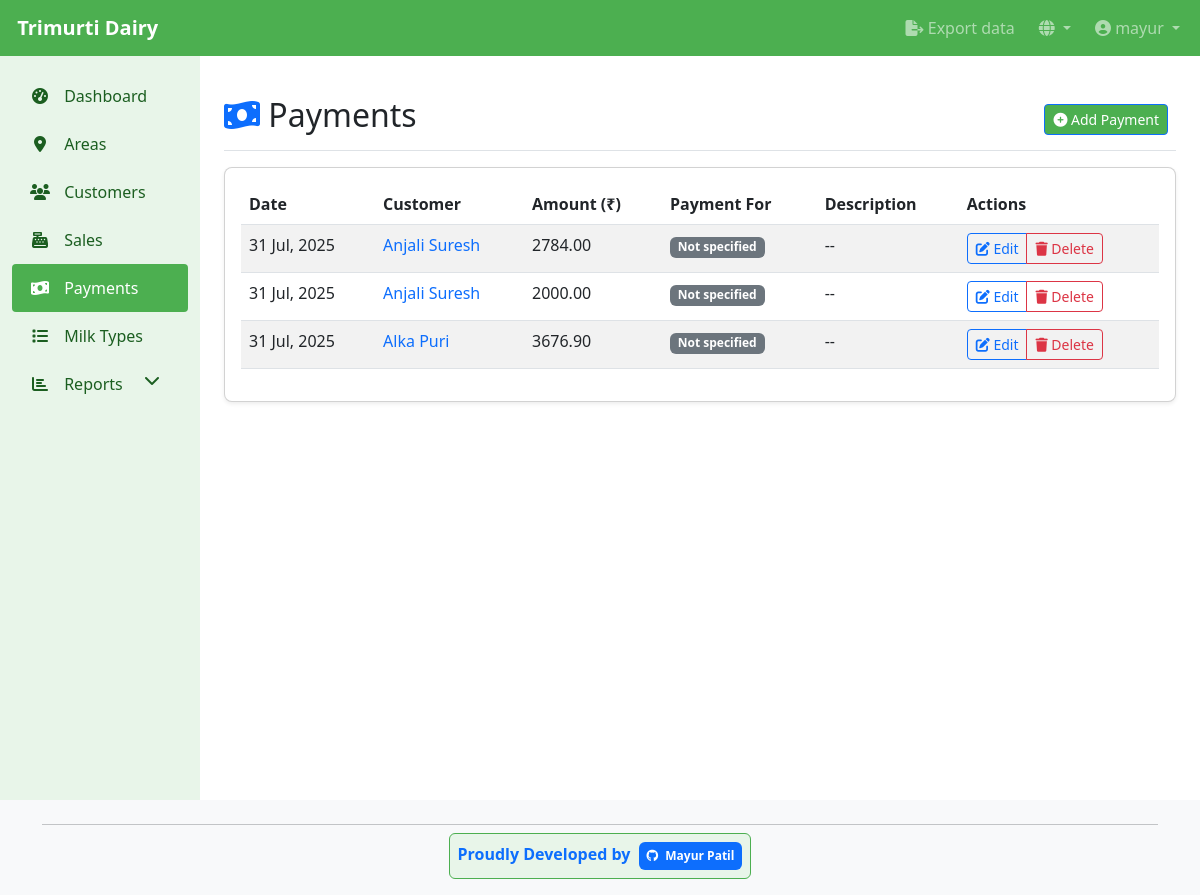
The app's page /en/dairy/payments/ (signed in), older data.
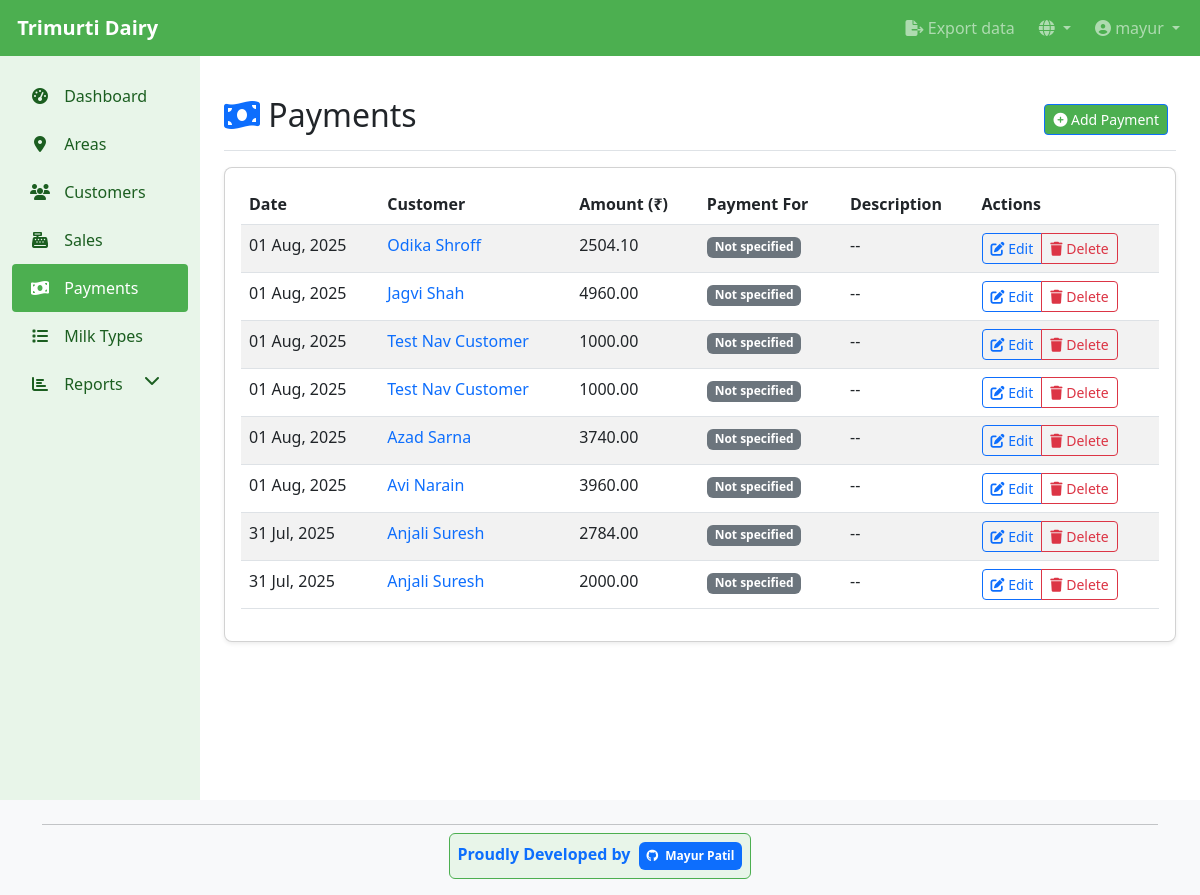
The same page, newer data.
### dairy_app/models.py (models this page shows, shortened)
class Payment(models.Model):
    user = models.ForeignKey(User, on_delete=models.CASCADE, related_name='payments')
    customer = models.ForeignKey(Customer, on_delete=models.CASCADE, related_name='payments')
    date = models.DateField(default=timezone.now)
    amount = models.DecimalField(max_digits=10, decimal_places=2)
    description = models.CharField(max_length=255, blank=True, null=True)
    payment_for_month = models.IntegerField(null=True, blank=True,
                                           help_text=_('Month number (1-12) this payment is for'))
    payment_for_year = models.IntegerField(null=True, blank=True,
                                          help_text=_('Year this payment is for'))
    created_at = models.DateTimeField(auto_now_add=True)
    updated_at = models.DateTimeField(auto_now=True)
    class Meta:
        ordering = ['-date']

class Customer(models.Model):
    user = models.ForeignKey(User, on_delete=models.CASCADE, related_name='customers')
    name = models.CharField(max_length=200)
    address = models.TextField(blank=True, null=True)
    phone = models.CharField(max_length=20, blank=True, null=True)
    milk_types = models.ManyToManyField(MilkType, related_name='customers')
    area = models.ForeignKey(Area, on_delete=models.SET_NULL, null=True, blank=True, related_name='customers')
    date_joined = models.DateTimeField(auto_now_add=True)
    class Meta:
        ordering = ['name']

### dairy_app/views.py (the view)
# urls.py: path('payments/', views.PaymentListView.as_view(), name='payment_list'),
class PaymentListView(LoginRequiredMixin, ListView):
    model = Payment
    template_name = 'dairy_app/payment_list.html'
    context_object_name = 'payments'
    paginate_by = 20
    def get_queryset(self):
        return Payment.objects.all().order_by('-created_at')

### dairy_app/templates/dairy_app/payment_list.html (shortened to what this page needs)
{% extends 'base.html' %}
{% load i18n %}
{% load dict_filters %}
{% block content %}
<div class="d-flex justify-content-between flex-wrap flex-md-nowrap align-items-center pt-3 pb-2 mb-3 border-bottom">
    <h1 class="h2"><i class="fas fa-money-bill-wave text-primary"></i> {% trans "Payments" %}</h1>
    <div class="btn-toolbar mb-2 mb-md-0">
        <div class="btn-group me-2">
            <a href="{% url 'payment_add' %}" class="btn btn-sm btn-primary">
                <i class="fas fa-plus-circle"></i> {% trans "Add Payment" %}
            </a>
        </div>
    </div>
</div>
<div class="card">
    <div class="card-body">
        {% if payments %}
        <div class="table-responsive">
            <table class="table table-striped table-hover">
                <thead>
                    <tr>
                        <th>{% trans "Date" %}</th>
                        <th>{% trans "Customer" %}</th>
                        <th>{% trans "Amount" %} (₹)</th>
                        <th>{% trans "Payment For" %}</th>
                        <th>{% trans "Description" %}</th>
                        <th>{% trans "Actions" %}</th>
                    </tr>
                </thead>
                <tbody>
                    {% for payment in payments %}
                    <tr>
                        <td>{{ payment.date|date:"d M, Y" }}</td>
                        <td>
                            <a href="{% url 'customer_detail' payment.customer.id %}" class="text-decoration-none">
                                {{ payment.customer.name }}
                            </a>
                        </td>
                        <td>{{ payment.amount|floatformat:2 }}</td>
                        <td>
                            {% if payment.payment_for_month and payment.payment_for_year %}
                                <span class="badge bg-info">
                                    {% with month_name=payment.payment_for_month|month_name %}
                                    {{ month_name }} {{ payment.payment_for_year }}
                                    {% endwith %}
                                </span>
                            {% else %}
                                <span class="badge bg-secondary">{% trans "Not specified" %}</span>
                            {% endif %}
                        </td>
                        <td>{{ payment.description|default:"--"|truncatechars:50 }}</td>
                        <td>
                            <div class="btn-group btn-group-sm">
                                <a href="{% url 'payment_edit' payment.id %}" class="btn btn-outline-primary">
                                    <i class="fas fa-edit"></i> {% trans "Edit" %}
                                </a>
                                <a href="{% url 'payment_delete' payment.id %}" class="btn btn-outline-danger">
                                    <i class="fas fa-trash"></i> {% trans "Delete" %}
                                </a>
                            </div>
                        </td>
                    </tr>
                    {% endfor %}
                </tbody>
            </table>
        </div>
        {% endif %}
    </div>
</div>
{% endblock %}

### templates/base.html (shortened to what this page needs)
<!DOCTYPE html>
<html lang="{% if LANGUAGE_CODE %}{{ LANGUAGE_CODE }}{% else %}en{% endif %}">
<head>
    {% load i18n %}
    <link href="https://cdn.jsdelivr.net/npm/bootstrap@5.3.0/dist/css/bootstrap.min.css" rel="stylesheet">
    <link href="https://cdnjs.cloudflare.com/ajax/libs/font-awesome/6.4.0/css/all.min.css" rel="stylesheet">
</head>
<body>
    <nav class="navbar navbar-expand-lg navbar-dark fixed-top">
        <div class="container-fluid">
            <a class="navbar-brand" href="{% url 'dashboard' %}">
                 {% trans "Trimurti Dairy" %}
            </a>
            <div class="collapse navbar-collapse" id="navbarNav">
                <ul class="navbar-nav">
                    {% if user.is_authenticated %}
                    <li class="nav-item me-2">
                        <a class="nav-link {% if request.resolver_match.url_name == 'customer_export' %}active{% endif %}" href="{% url 'customer_export' %}">
                            <i class="fas fa-file-export"></i> {% trans "Export data" %}
                        </a>
                    </li>
                    <li class="nav-item dropdown me-2">
                        <a class="nav-link dropdown-toggle" href="#" id="languageDropdown" role="button" data-bs-toggle="dropdown" aria-expanded="false">
                            <i class="fas fa-globe"></i>
                        </a>
                            {% load i18n %}
                            {% get_current_language as LANGUAGE_CODE %}
                            {% get_available_languages as LANGUAGES %}
                            {% get_language_info_list for LANGUAGES as languages %}
                    </li>
                    <li class="nav-item dropdown">
                        <a class="nav-link dropdown-toggle" href="#" id="navbarDropdown" role="button" data-bs-toggle="dropdown" aria-expanded="false">
                            <i class="fas fa-user-circle"></i> {{ user.username }}
                        </a>
                    </li>
                    {% else %}
                    <li class="nav-item">
                        <a class="nav-link" href="{% url 'login' %}">{% trans "Login" %}</a>
                    </li>
                    {% endif %}
                </ul>
            </div>
        </div>
    </nav>
    <div class="container-fluid">
        <div class="row">
            {% if user.is_authenticated %}
            <div class="col-md-3 col-lg-2 d-md-block sidebar collapse">
                <div class="position-sticky pt-3">
                    <ul class="nav flex-column">
                        <li class="nav-item">
                            <a class="nav-link {% if request.resolver_match.url_name == 'dashboard' %}active{% endif %}" href="{% url 'dashboard' %}">
                                <i class="fas fa-tachometer-alt"></i> {% trans "Dashboard" %}
                            </a>
                        </li>
                        <li class="nav-item">
                            <a class="nav-link {% if 'area' in request.resolver_match.url_name %}active{% endif %}" href="{% url 'area_list' %}">
                                <i class="fas fa-map-marker-alt"></i> {% trans "Areas" %}
                            </a>
                        </li>
                        <li class="nav-item">
                            <a class="nav-link {% if 'customer' in request.resolver_match.url_name %}active{% endif %}" href="{% url 'customer_list' %}">
                                <i class="fas fa-users"></i> {% trans "Customers" %}
                            </a>
                        </li>
                        <li class="nav-item">
                            <a class="nav-link {% if 'sale' in request.resolver_match.url_name %}active{% endif %}" href="{% url 'sale_list' %}">
                                <i class="fas fa-cash-register fa-fw"></i> {% trans "Sales" %}
                            </a>
                        </li>
                        <li class="nav-item">
                            <a class="nav-link {% if 'payment' in request.resolver_match.url_name %}active{% endif %}" href="{% url 'payment_list' %}">
                                <i class="fas fa-money-bill-wave fa-fw"></i> {% trans "Payments" %}
                            </a>
                        </li>
                        <li class="nav-item">
                            <a class="nav-link {% if 'milk_type' in request.resolver_match.url_name %}active{% endif %}" href="{% url 'milk_type_list' %}">
                                <i class="fas fa-list"></i> {% trans "Milk Types" %}
                            </a>
                        </li>
                        <li class="nav-item">
                            <a class="nav-link" href="#" data-bs-toggle="collapse" data-bs-target="#reportsCollapse" aria-expanded="false">
                                <i class="fas fa-chart-bar"></i> {% trans "Reports" %} <i class="fas fa-chevron-down float-end"></i>
                            </a>
                        </li>
                    </ul>
                </div>
            </div>
            {% endif %}
            <main class="{% if user.is_authenticated %}col-md-9 ms-sm-auto col-lg-10 px-md-4{% else %}col-12{% endif %} main-content">
                {% block content %}{% endblock %}
            </main>
        </div>
    </div>
    <footer class="footer mt-auto py-3 bg-light">
        <div class="container">
            <div class="row">
                <div class="col-12 text-center">
                    <hr class="my-2">
                    <div class="developer-credit p-2 d-inline-block rounded" style="background-color: var(--light-color); border: 1px solid var(--primary-color);">
                        <strong class="text-primary">{% trans "Proudly Developed by" %}</strong>
                        <a href="https://github.com/mayur5204" target="_blank" class="text-decoration-none ms-1">
                            <span class="badge bg-primary p-2">
                                <i class="fab fa-github me-1"></i> Mayur Patil
                            </span>
                        </a>
                    </div>
                </div>
            </div>
        </div>
    </footer>
</body>
</html>

### templates/base.html (style rules this page uses)
:root { --primary-color: #4CAF50; --accent-color: #FFC107; --light-color: #E8F5E9; --dark-color: #1B5E20; }
body { padding-top: 56px; min-height: 100vh; display: flex; flex-direction: column; padding-bottom: 60px; }
.navbar { background-color: var(--primary-color); }
.navbar-brand { font-weight: bold; }
.sidebar { background-color: var(--light-color); min-height: calc(100vh - 56px); }
.sidebar .nav-link { color: var(--dark-color); padding: 0.75rem 1rem; border-radius: 0.25rem; }
.sidebar .nav-link.active { background-color: var(--primary-color); color: white; }
.sidebar .nav-link i { margin-right: 0.5rem; width: 24px; text-align: center; }
.card { margin-bottom: 1.5rem; border-radius: 0.5rem; box-shadow: 0 0.125rem 0.25rem rgba(0, 0, 0, 0.075); }
.btn-primary { background-color: var(--primary-color); border-color: var (--primary-color); }
.main-content { flex: 1; padding: 1.5rem; }
footer { background-color: var(--light-color); padding: 1rem 0; margin-top: auto; }
@media (min-width: 992px) { body { padding-bottom: 0; } }

Row changes from the older to the newer data that the page shows:
removed Payment: date "31 Jul, 2025", customer.name "Alka Puri", amount "3676.90", description "--"
added Payment: date "01 Aug, 2025", customer.name "Odika Shroff", amount "2504.10", description "--"
added Payment: date "01 Aug, 2025", customer.name "Jagvi Shah", amount "4960.00", description "--"
added Payment: date "01 Aug, 2025", customer.name "Test Nav Customer", amount "1000.00", description "--"
added Payment: date "01 Aug, 2025", customer.name "Test Nav Customer", amount "1000.00", description "--"
added Payment: date "01 Aug, 2025", customer.name "Azad Sarna", amount "3740.00", description "--"
added Payment: date "01 Aug, 2025", customer.name "Avi Narain", amount "3960.00", description "--"
